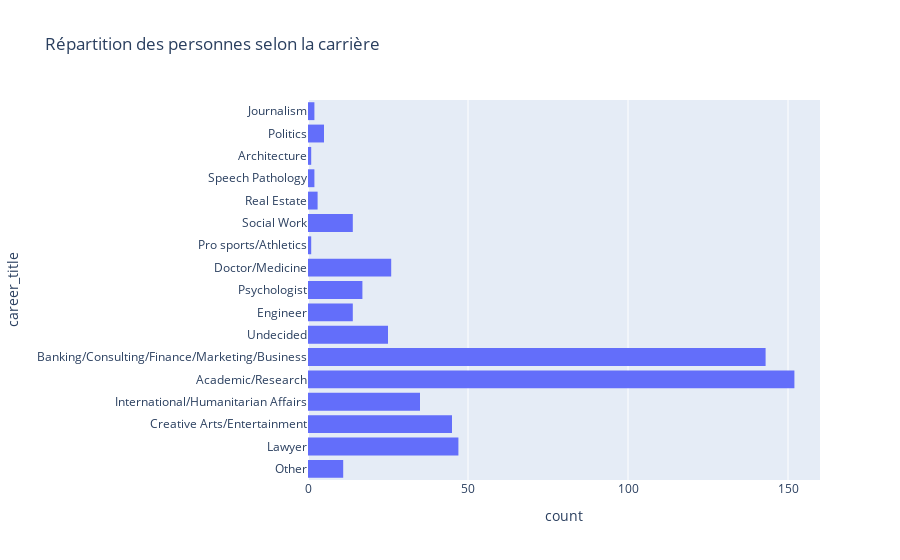

The notebook cell this image was saved under:
### Code cell
px.histogram(df_population, y='career_title', orientation='h', title="Répartition des personnes selon la carrière")

### Figure 1 — Plotly figure (JSON) as saved in the notebook; plotly's stock layout.template omitted (floating-point values rounded to 4 significant figures; data arrays with more than 128 entries replaced by an {"elided": "..."} marker saying what was removed)
{"data": [{"alignmentgroup": "True", "bingroup": "y", "hovertemplate": "count=%{x}<br>career_title=%{y}<extra></extra>", "legendgroup": "", "marker": {"color": "#636efa", "pattern": {"shape": ""}}, "name": "", "offsetgroup": "", "orientation": "h", "showlegend": false, "type": "histogram", "xaxis": "x", "y": {"elided": "543 str values"}, "yaxis": "y"}], "layout": {"barmode": "relative", "legend": {"tracegroupgap": 0}, "title": {"text": "Répartition des personnes selon la carrière"}, "xaxis": {"anchor": "y", "domain": [0, 1], "title": {"text": "count"}}, "yaxis": {"anchor": "x", "domain": [0, 1], "title": {"text": "career_title"}}}}
